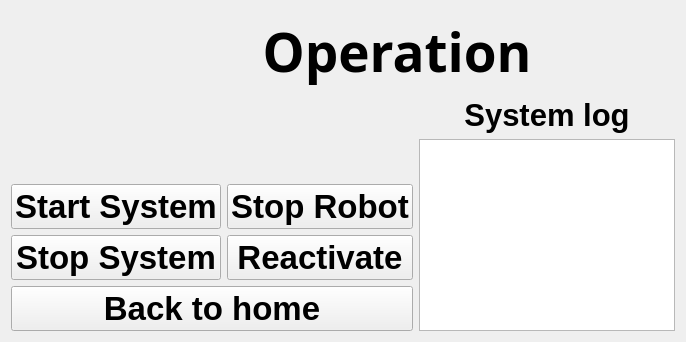
     <widget class="QWidget" name="widget_operate">
      <property name="sizePolicy">
       <sizepolicy hsizetype="Expanding" vsizetype="Expanding">
        <horstretch>0</horstretch>
        <verstretch>0</verstretch>
       </sizepolicy>
      </property>
      <layout class="QGridLayout" name="gridLayout_5">
       <item row="0" column="1" colspan="5">
        <widget class="QLabel" name="label_4">
         <property name="sizePolicy">
          <sizepolicy hsizetype="Minimum" vsizetype="Minimum">
           <horstretch>0</horstretch>
           <verstretch>0</verstretch>
          </sizepolicy>
         </property>
         <property name="minimumSize">
          <size>
           <width>470</width>
           <height>80</height>
          </size>
         </property>
         <property name="maximumSize">
          <size>
           <width>940</width>
           <height>160</height>
          </size>
         </property>
         <property name="font">
          <font>
           <family>Ubuntu Mono</family>
           <pointsize>40</pointsize>
           <weight>75</weight>
           <italic>false</italic>
           <bold>true</bold>
           <underline>false</underline>
           <strikeout>false</strikeout>
          </font>
         </property>
         <property name="text">
          <string>Operation</string>
         </property>
         <property name="alignment">
          <set>Qt::AlignCenter</set>
         </property>
        </widget>
       </item>
       <item row="7" column="0" colspan="4">
        <widget class="QPushButton" name="pushButton_operate_home">
         <property name="sizePolicy">
          <sizepolicy hsizetype="Minimum" vsizetype="Minimum">
           <horstretch>0</horstretch>
           <verstretch>0</verstretch>
          </sizepolicy>
         </property>
         <property name="font">
          <font>
           <pointsize>25</pointsize>
           <weight>75</weight>
           <bold>true</bold>
          </font>
         </property>
         <property name="text">
          <string>Back to home</string>
         </property>
        </widget>
       </item>
       <item row="1" column="0" rowspan="4" colspan="4">
        <widget class="QLabel" name="label_operate_packing_plot">
         <property name="sizePolicy">
          <sizepolicy hsizetype="Minimum" vsizetype="Minimum">
           <horstretch>0</horstretch>
           <verstretch>0</verstretch>
          </sizepolicy>
         </property>
         <property name="autoFillBackground">
          <bool>false</bool>
         </property>
         <property name="text">
          <string/>
         </property>
        </widget>
       </item>
       <item row="6" column="0" colspan="2">
        <widget class="QPushButton" name="pushButton_operate_stop_2">
         <property name="sizePolicy">
          <sizepolicy hsizetype="Minimum" vsizetype="Minimum">
           <horstretch>0</horstretch>
           <verstretch>0</verstretch>
          </sizepolicy>
         </property>
         <property name="font">
          <font>
           <pointsize>25</pointsize>
           <weight>75</weight>
           <bold>true</bold>
          </font>
         </property>
         <property name="text">
          <string>Stop System</string>
         </property>
        </widget>
       </item>
       <item row="5" column="2" colspan="2">
        <widget class="QPushButton" name="pushButton_operate_stop">
         <property name="sizePolicy">
          <sizepolicy hsizetype="Minimum" vsizetype="Minimum">
           <horstretch>0</horstretch>
           <verstretch>0</verstretch>
          </sizepolicy>
         </property>
         <property name="font">
          <font>
           <pointsize>25</pointsize>
           <weight>75</weight>
           <bold>true</bold>
          </font>
         </property>
         <property name="text">
          <string>Stop Robot</string>
         </property>
        </widget>
       </item>
       <item row="6" column="2" colspan="2">
        <widget class="QPushButton" name="pushButton_operate_reactivate">
         <property name="sizePolicy">
          <sizepolicy hsizetype="Minimum" vsizetype="Minimum">
           <horstretch>0</horstretch>
           <verstretch>0</verstretch>
          </sizepolicy>
         </property>
         <property name="font">
          <font>
           <pointsize>25</pointsize>
           <weight>75</weight>
           <bold>true</bold>
          </font>
         </property>
         <property name="text">
          <string>Reactivate</string>
         </property>
        </widget>
       </item>
       <item row="5" column="0" colspan="2">
        <widget class="QPushButton" name="pushButton_operate_start">
         <property name="sizePolicy">
          <sizepolicy hsizetype="Minimum" vsizetype="Minimum">
           <horstretch>0</horstretch>
           <verstretch>0</verstretch>
          </sizepolicy>
         </property>
         <property name="font">
          <font>
           <pointsize>25</pointsize>
           <weight>75</weight>
           <bold>true</bold>
          </font>
         </property>
         <property name="text">
          <string>Start System</string>
         </property>
        </widget>
       </item>
       <item row="0" column="0">
        <widget class="QLabel" name="label_operate_keyhelp">
         <property name="text">
          <string/>
         </property>
        </widget>
       </item>
       <item row="2" column="4" rowspan="6" colspan="2">
        <widget class="QPlainTextEdit" name="plainTextEdit_operate_log">
         <property name="sizePolicy">
          <sizepolicy hsizetype="Minimum" vsizetype="Minimum">
           <horstretch>0</horstretch>
           <verstretch>0</verstretch>
          </sizepolicy>
         </property>
         <property name="focusPolicy">
          <enum>Qt::NoFocus</enum>
         </property>
         <property name="frameShape">
          <enum>QFrame::StyledPanel</enum>
         </property>
        </widget>
       </item>
       <item row="1" column="4" colspan="2">
        <widget class="QLabel" name="label_5">
         <property name="palette">
          <palette>
           <active>
            <colorrole role="WindowText">
             <brush brushstyle="SolidPattern">
              <color alpha="255">
               <red>0</red>
               <green>0</green>
               <blue>0</blue>
              </color>
             </brush>
            </colorrole>
            <colorrole role="Button">
             <brush brushstyle="SolidPattern">
              <color alpha="255">
               <red>255</red>
               <green>255</green>
               <blue>255</blue>
              </color>
             </brush>
            </colorrole>
            <colorrole role="Light">
             <brush brushstyle="SolidPattern">
              <color alpha="255">
               <red>255</red>
               <green>255</green>
               <blue>255</blue>
              </color>
             </brush>
            </colorrole>
            <colorrole role="Midlight">
             <brush brushstyle="SolidPattern">
              <color alpha="255">
               <red>255</red>
               <green>255</green>
               <blue>255</blue>
              </color>
             </brush>
            </colorrole>
            <colorrole role="Dark">
             <brush brushstyle="SolidPattern">
              <color alpha="255">
               <red>127</red>
               <green>127</green>
               <blue>127</blue>
              </color>
             </brush>
            </colorrole>
            <colorrole role="Mid">
             <brush brushstyle="SolidPattern">
              <color alpha="255">
               <red>170</red>
               <green>170</green>
               <blue>170</blue>
              </color>
             </brush>
            </colorrole>
            <colorrole role="Text">
             <brush brushstyle="SolidPattern">
              <color alpha="255">
               <red>0</red>
               <green>0</green>
               <blue>0</blue>
              </color>
             </brush>
            </colorrole>
            <colorrole role="BrightText">
             <brush brushstyle="SolidPattern">
              <color alpha="255">
               <red>255</red>
               <green>255</green>
               <blue>255</blue>
              </color>
             </brush>
            </colorrole>
            <colorrole role="ButtonText">
             <brush brushstyle="SolidPattern">
              <color alpha="255">
               <red>0</red>
               <green>0</green>
               <blue>0</blue>
              </color>
             </brush>
            </colorrole>
            <colorrole role="Base">
             <brush brushstyle="SolidPattern">
              <color alpha="255">
               <red>255</red>
               <green>255</green>
               <blue>255</blue>
              </color>
             </brush>
            </colorrole>
            <colorrole role="Window">
             <brush brushstyle="SolidPattern">
              <color alpha="255">
               <red>255</red>
               <green>255</green>
               <blue>255</blue>
              </color>
             </brush>
            </colorrole>
            <colorrole role="Shadow">
             <brush brushstyle="SolidPattern">
              <color alpha="255">
               <red>0</red>
               <green>0</green>
               <blue>0</blue>
              </color>
             </brush>
            </colorrole>
            <colorrole role="AlternateBase">
             <brush brushstyle="SolidPattern">
              <color alpha="255">
               <red>255</red>
               <green>255</green>
               <blue>255</blue>
              </color>
             </brush>
            </colorrole>
            <colorrole role="ToolTipBase">
             <brush brushstyle="SolidPattern">
              <color alpha="255">
               <red>255</red>
               <green>255</green>
               <blue>220</blue>
              </color>
             </brush>
            </colorrole>
            <colorrole role="ToolTipText">
             <brush brushstyle="SolidPattern">
              <color alpha="255">
               <red>0</red>
               <green>0</green>
               <blue>0</blue>
              </color>
             </brush>
            </colorrole>
            <colorrole role="PlaceholderText">
             <brush brushstyle="SolidPattern">
              <color alpha="128">
               <red>0</red>
               <green>0</green>
               <blue>0</blue>
              </color>
             </brush>
            </colorrole>
           </active>
           <inactive>
            <colorrole role="WindowText">
             <brush brushstyle="SolidPattern">
              <color alpha="255">
               <red>0</red>
               <green>0</green>
               <blue>0</blue>
              </color>
             </brush>
            </colorrole>
            <colorrole role="Button">
             <brush brushstyle="SolidPattern">
              <color alpha="255">
               <red>255</red>
               <green>255</green>
               <blue>255</blue>
              </color>
             </brush>
            </colorrole>
            <colorrole role="Light">
             <brush brushstyle="SolidPattern">
              <color alpha="255">
               <red>255</red>
               <green>255</green>
               <blue>255</blue>
              </color>
             </brush>
            </colorrole>
            <colorrole role="Midlight">
             <brush brushstyle="SolidPattern">
              <color alpha="255">
               <red>255</red>
               <green>255</green>
               <blue>255</blue>
              </color>
             </brush>
            </colorrole>
            <colorrole role="Dark">
             <brush brushstyle="SolidPattern">
              <color alpha="255">
               <red>127</red>
               <green>127</green>
               <blue>127</blue>
              </color>
             </brush>
            </colorrole>
            <colorrole role="Mid">
             <brush brushstyle="SolidPattern">
              <color alpha="255">
               <red>170</red>
               <green>170</green>
               <blue>170</blue>
              </color>
             </brush>
            </colorrole>
            <colorrole role="Text">
             <brush brushstyle="SolidPattern">
              <color alpha="255">
               <red>0</red>
               <green>0</green>
               <blue>0</blue>
              </color>
             </brush>
            </colorrole>
            <colorrole role="BrightText">
             <brush brushstyle="SolidPattern">
              <color alpha="255">
               <red>255</red>
               <green>255</green>
               <blue>255</blue>
              </color>
             </brush>
            </colorrole>
            <colorrole role="ButtonText">
             <brush brushstyle="SolidPattern">
              <color alpha="255">
               <red>0</red>
               <green>0</green>
               <blue>0</blue>
              </color>
             </brush>
            </colorrole>
            <colorrole role="Base">
             <brush brushstyle="SolidPattern">
              <color alpha="255">
               <red>255</red>
               <green>255</green>
               <blue>255</blue>
              </color>
             </brush>
            </colorrole>
            <colorrole role="Window">
             <brush brushstyle="SolidPattern">
              <color alpha="255">
               <red>255</red>
               <green>255</green>
               <blue>255</blue>
              </color>
             </brush>
            </colorrole>
            <colorrole role="Shadow">
             <brush brushstyle="SolidPattern">
              <color alpha="255">
               <red>0</red>
               <green>0</green>
               <blue>0</blue>
              </color>
             </brush>
            </colorrole>
            <colorrole role="AlternateBase">
             <brush brushstyle="SolidPattern">
              <color alpha="255">
               <red>255</red>
               <green>255</green>
               <blue>255</blue>
              </color>
             </brush>
            </colorrole>
            <colorrole role="ToolTipBase">
             <brush brushstyle="SolidPattern">
              <color alpha="255">
               <red>255</red>
               <green>255</green>
               <blue>220</blue>
              </color>
             </brush>
            </colorrole>
            <colorrole role="ToolTipText">
             <brush brushstyle="SolidPattern">
              <color alpha="255">
               <red>0</red>
               <green>0</green>
               <blue>0</blue>
              </color>
             </brush>
            </colorrole>
            <colorrole role="PlaceholderText">
             <brush brushstyle="SolidPattern">
              <color alpha="128">
               <red>0</red>
               <green>0</green>
               <blue>0</blue>
              </color>
             </brush>
            </colorrole>
           </inactive>
           <disabled>
            <colorrole role="WindowText">
             <brush brushstyle="SolidPattern">
              <color alpha="255">
               <red>127</red>
               <green>127</green>
               <blue>127</blue>
              </color>
             </brush>
            </colorrole>
            <colorrole role="Button">
             <brush brushstyle="SolidPattern">
              <color alpha="255">
               <red>255</red>
               <green>255</green>
               <blue>255</blue>
              </color>
             </brush>
            </colorrole>
            <colorrole role="Light">
             <brush brushstyle="SolidPattern">
              <color alpha="255">
               <red>255</red>
               <green>255</green>
               <blue>255</blue>
              </color>
             </brush>
            </colorrole>
            <colorrole role="Midlight">
             <brush brushstyle="SolidPattern">
              <color alpha="255">
               <red>255</red>
               <green>255</green>
               <blue>255</blue>
              </color>
             </brush>
            </colorrole>
            <colorrole role="Dark">
             <brush brushstyle="SolidPattern">
              <color alpha="255">
               <red>127</red>
               <green>127</green>
               <blue>127</blue>
              </color>
             </brush>
            </colorrole>
            <colorrole role="Mid">
             <brush brushstyle="SolidPattern">
              <color alpha="255">
               <red>170</red>
               <green>170</green>
               <blue>170</blue>
              </color>
             </brush>
            </colorrole>
            <colorrole role="Text">
             <brush brushstyle="SolidPattern">
              <color alpha="255">
               <red>127</red>
               <green>127</green>
               <blue>127</blue>
              </color>
             </brush>
            </colorrole>
            <colorrole role="BrightText">
             <brush brushstyle="SolidPattern">
              <color alpha="255">
               <red>255</red>
               <green>255</green>
               <blue>255</blue>
              </color>
             </brush>
            </colorrole>
            <colorrole role="ButtonText">
             <brush brushstyle="SolidPattern">
              <color alpha="255">
               <red>127</red>
               <green>127</green>
               <blue>127</blue>
              </color>
             </brush>
            </colorrole>
            <colorrole role="Base">
             <brush brushstyle="SolidPattern">
              <color alpha="255">
               <red>255</red>
               <green>255</green>
               <blue>255</blue>
              </color>
             </brush>
            </colorrole>
            <colorrole role="Window">
             <brush brushstyle="SolidPattern">
              <color alpha="255">
               <red>255</red>
               <green>255</green>
               <blue>255</blue>
              </color>
             </brush>
            </colorrole>
            <colorrole role="Shadow">
             <brush brushstyle="SolidPattern">
              <color alpha="255">
               <red>0</red>
               <green>0</green>
               <blue>0</blue>
              </color>
             </brush>
            </colorrole>
            <colorrole role="AlternateBase">
             <brush brushstyle="SolidPattern">
              <color alpha="255">
               <red>255</red>
               <green>255</green>
               <blue>255</blue>
              </color>
             </brush>
            </colorrole>
            <colorrole role="ToolTipBase">
             <brush brushstyle="SolidPattern">
              <color alpha="255">
               <red>255</red>
               <green>255</green>
               <blue>220</blue>
              </color>
             </brush>
            </colorrole>
            <colorrole role="ToolTipText">
             <brush brushstyle="SolidPattern">
              <color alpha="255">
               <red>0</red>
               <green>0</green>
               <blue>0</blue>
              </color>
             </brush>
            </colorrole>
            <colorrole role="PlaceholderText">
             <brush brushstyle="SolidPattern">
              <color alpha="128">
               <red>0</red>
               <green>0</green>
               <blue>0</blue>
              </color>
             </brush>
            </colorrole>
           </disabled>
          </palette>
         </property>
         <property name="font">
          <font>
           <pointsize>23</pointsize>
           <weight>75</weight>
           <bold>true</bold>
          </font>
         </property>
         <property name="text">
          <string>System log</string>
         </property>
         <property name="alignment">
          <set>Qt::AlignCenter</set>
         </property>
        </widget>
       </item>
      </layout>
     </widget>
